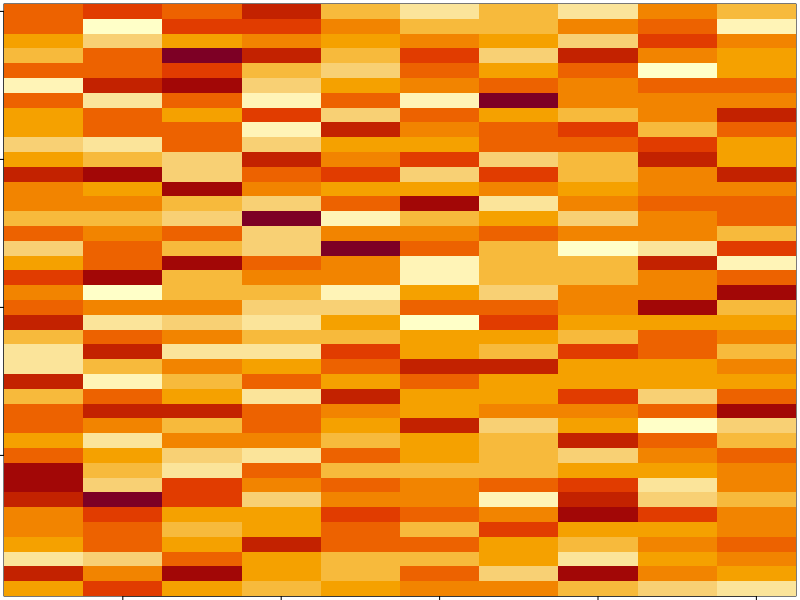
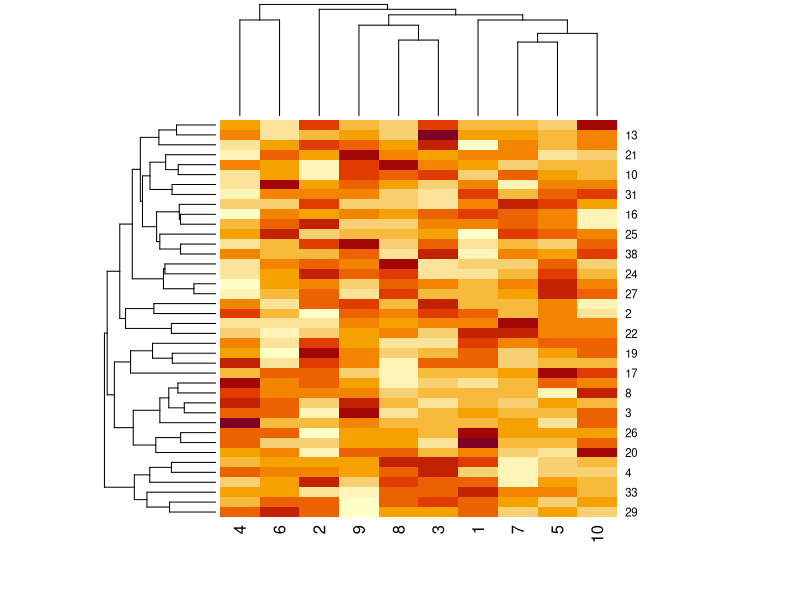
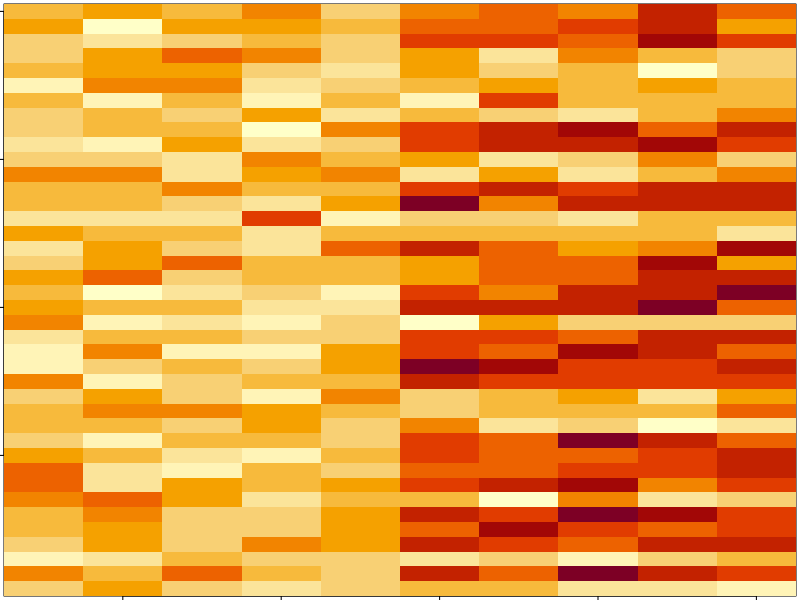
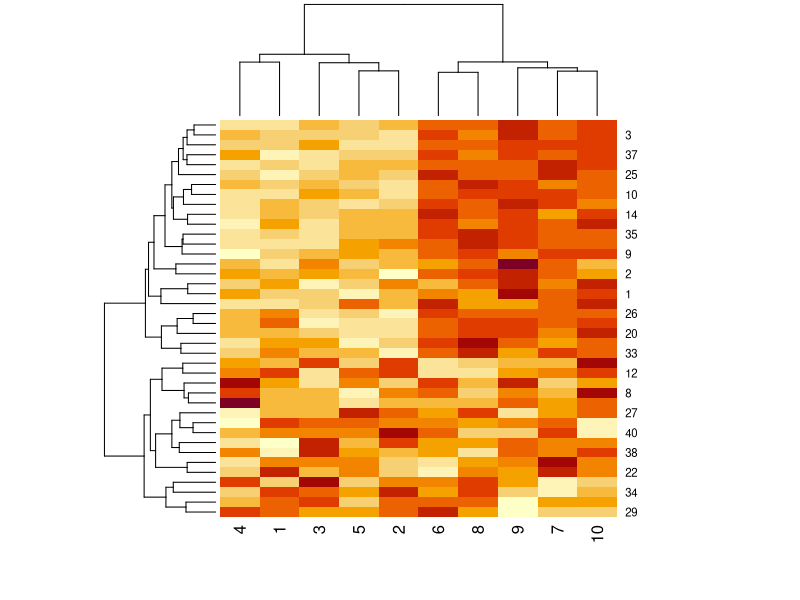
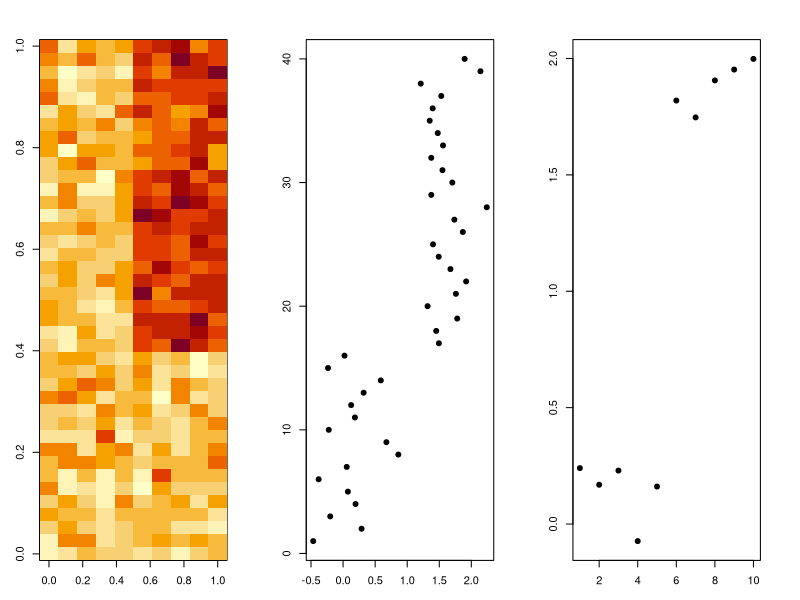
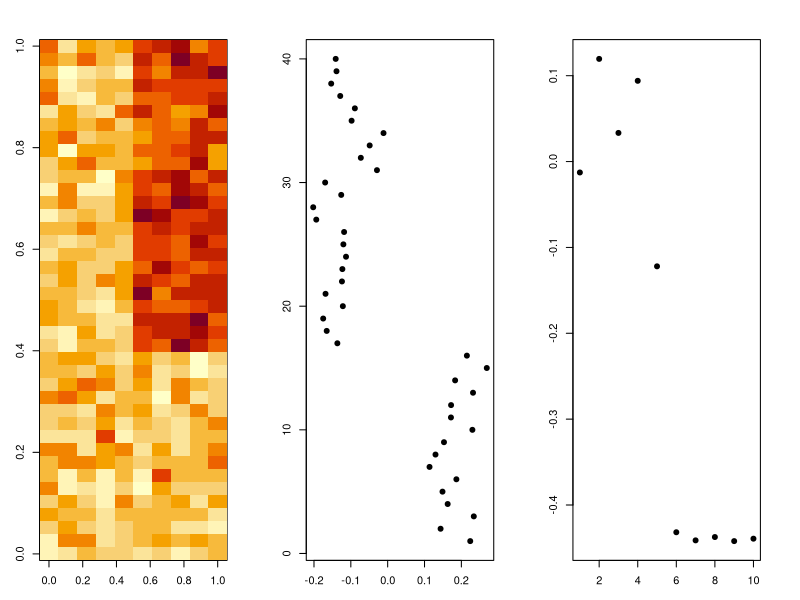
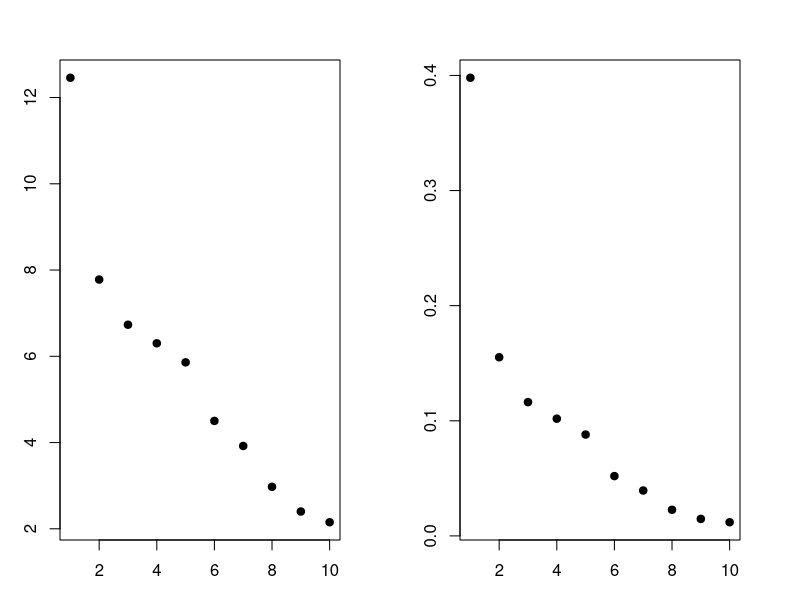
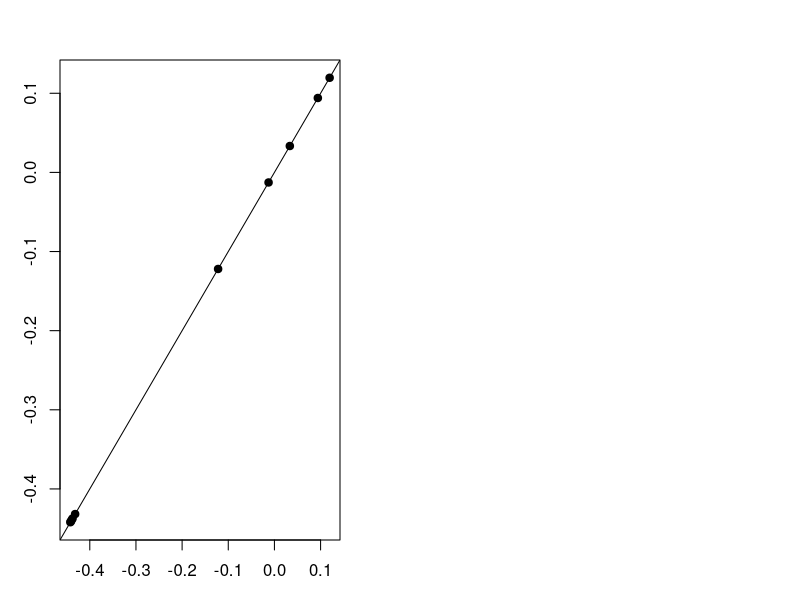

Reproduce these figures in R, in order.

my_png <- function(filename, width = 480, height = 480, units = "px") {
    png(filename = filename, width = width, height = height, units = units)
}


set.seed(12345)
par(mar = rep(0.2, 4))
dataMatrix <- matrix(rnorm(400), nrow = 40)
image(1:10, 1:40, t(dataMatrix)[, nrow(dataMatrix):1])



my_png(filename = "./pics/pca_1.png")
image(1:10, 1:40, t(dataMatrix)[, nrow(dataMatrix):1])
dev.off()

par(mar = rep(0.2, 4))
heatmap(dataMatrix)

my_png(filename = "./pics/pca_2-heatmap-1.png")
par(mar = rep(0.2, 4))
heatmap(dataMatrix)
dev.off()

### ADD PATTERN
set.seed(678910)
for(i in 1:40) {
    # flip a coin
    coinFlip <- rbinom(1, size = 1, prob = 0.5)
    
    # if coin is heads add a common pattern to that row
    if(coinFlip) {
        dataMatrix[i, ] <- dataMatrix[i, ] + rep(c(0, 3), each = 5)
    }
}

par(mar = rep(0.2, 4))
image(1:10, 1:40, t(dataMatrix)[, nrow(dataMatrix):1])

my_png(filename = "./pics/pca_3_modified_sample.png")
par(mar = rep(0.2, 4))
image(1:10, 1:40, t(dataMatrix)[, nrow(dataMatrix):1])
dev.off()


par(mar = rep(0.2, 4))
heatmap(dataMatrix)

my_png(filename = "./pics/pca_4_modified_dendrogram.png")
par(mar = rep(0.2, 4))
heatmap(dataMatrix)
dev.off()

## PLOTS PATTERNS

plots_patterns <- function() {
    par(mfrow = c(1, 3), mar = c(3, 3, 3, 3))
    image(t(dataMatrixOrdered)[, nrow(dataMatrixOrdered):1])
    plot(rowMeans(dataMatrixOrdered), 40:1, , xlab = "Row Mean", ylab = "Row", pch = 19)
    plot(colMeans(dataMatrixOrdered), xlab = "Column", ylab = "Column Mean", pch = 19)
}

hh <- hclust(dist(dataMatrix))
dataMatrixOrdered <- dataMatrix[hh$order, ]
plots_patterns()

my_png(filename = "./pics/pca_5_patterns_in_rows_cols.png")
plots_patterns()
dev.off()

## SVD UV

svd_uv_plots <- function() {
    image(t(dataMatrixOrdered)[, nrow(dataMatrixOrdered):1])
    plot(svd1$u[, 1], 40:1, , xlab = "Row",  ylab = "First left singular vector", pch = 19)
    plot(svd1$v[, 1], xlab = "Column", ylab = "First right singular vector", pch = 19)
}

svd1 <- svd(scale(dataMatrixOrdered))
svd_uv_plots()

my_png(filename = "./pics/pca_6_svd_u_v.png")
svd_uv_plots()
dev.off()

## SVD VARIANCE
svd_variance_plots <- function() {
    par(mfrow = c(1, 2))
    plot(svd1$d, xlab = "Column", ylab = "Singular value", pch = 19)
    plot(svd1$d^2/sum(svd1$d^2), xlab = "Column", ylab = "Prop. of variance explained", pch = 19)
}

svd_variance_plots()

my_png(filename = "./pics/pca_7_svd_variance.png")
svd_variance_plots()
dev.off()

## SVD vs PCA 
svd_pca_comparison_plot <- function() {
    plot(pca1$rotation[,1], svd1$v[,1], pch = 19, xlab = "Principal Component 1",  ylab = "Right Singular Vector 1")
    abline(c(0, 1))
}

svd1 <- svd(scale(dataMatrixOrdered))
pca1 <- prcomp(dataMatrixOrdered, scale = T)
svd_pca_comparison_plot()

my_png(filename = "./pics/pca_8_svd_pca_comparison.png")
svd_pca_comparison_plot()
dev.off()

## VARIANCE EXPLAINED
variance_explained_plot <- function() {
    par(mfrow = c(1, 3))
    image(t(constantMatrix)[, nrow(constantMatrix):1])
    plot(svd1$d, xlab = "Column", ylab = "Singular value", pch = 19)
    plot(svd1$d^2/sum(svd1$d^2), xlab = "Column", ylab = "Prop. of variance explained", pch = 19)
}

constantMatrix <- dataMatrixOrdered * 0
for(i in 1:dim(dataMatrixOrdered)[1]) {
    constantMatrix[i, ] <- rep(c(0, 1), each = 5)
}
svd1 <- svd(constantMatrix)

variance_explained_plot()

my_png(filename = "./pics/pca_9_variance_explained.png")
variance_explained_plot()
dev.off()

## SECOND PATTERN TO ADD
svd_true_pattern_plots <- function() {
    par(mfrow = c(1, 3))
    image(t(dataMatrixOrdered)[, nrow(dataMatrixOrdered):1])
    plot(rep(c(0, 1), each = 5, pch = 19, xlab = "Column", ylab = "Pattern 1"))
    plot(rep(c(0, 1), 5), pch = 19, xlab = "Column", ylab = "Pattern 2")
}

set.seed(678910)
for ( i in 1:40) {
    # flip a coin
    coinFlip1 <- rbinom(1, size = 1, prob = 0.5)
    coinFlip2 <- rbinom(1, size = 1, prob = 0.5)
    
    # if coin is heads add a common pattern to that row
    if(coinFlip1) {
        dataMatrix[i, ] <- dataMatrix[i, ] + rep(c(0, 5), each = 5)
    }
    if(coinFlip2) {
        dataMatrix[i, ] <- dataMatrix[i, ] + rep(c(0, 5), 5)
    }
}

hh <- hclust(dist(dataMatrix))
dataMatrixOrdered <- dataMatrix[hh$order, ]
svd2 <- svd(scale(dataMatrixOrdered))

svd_true_pattern_plots()

my_png(filename = "./pics/pca_10_svd_true_patterns.png")
svd_true_pattern_plots()
dev.off()


## V AND PATTERNS OF VARIANCE

v_and_patterns_of_variance_plot <- function() {
    par(mfrow = c(1, 3))
    image(t(dataMatrixOrdered)[, nrow(dataMatrixOrdered):1])
    plot(svd2$v[, 1], pch = 19, xlab = "Column", ylab = "First right singular vector")
    plot(svd2$v[, 2], pch = 19, xlab = "Column", ylab = "Second right singular vector")
}

v_and_patterns_of_variance_plot()

my_png(filename = "./pics/pca_11_v_patterns_of_variabce.png")
v_and_patterns_of_variance_plot()
dev.off()

## D AND VARIANCE EXPLAINED

d_and_variance_plot <- function() {
    par(mfrow = c(1, 2))
    plot(svd1$d, xlab = "Column", ylab = "Singular value", pch = 19)
    plot(svd1$d^2/sum(svd1$d^2), xlab = "Column", ylab = "Percent of variance explained", pch = 19)
}
svd1 <- svd(scale(dataMatrixOrdered))

d_and_variance_plot()

my_png(filename = "./pics/pca_12_d_and_variance.png")
d_and_variance_plot()
dev.off()

